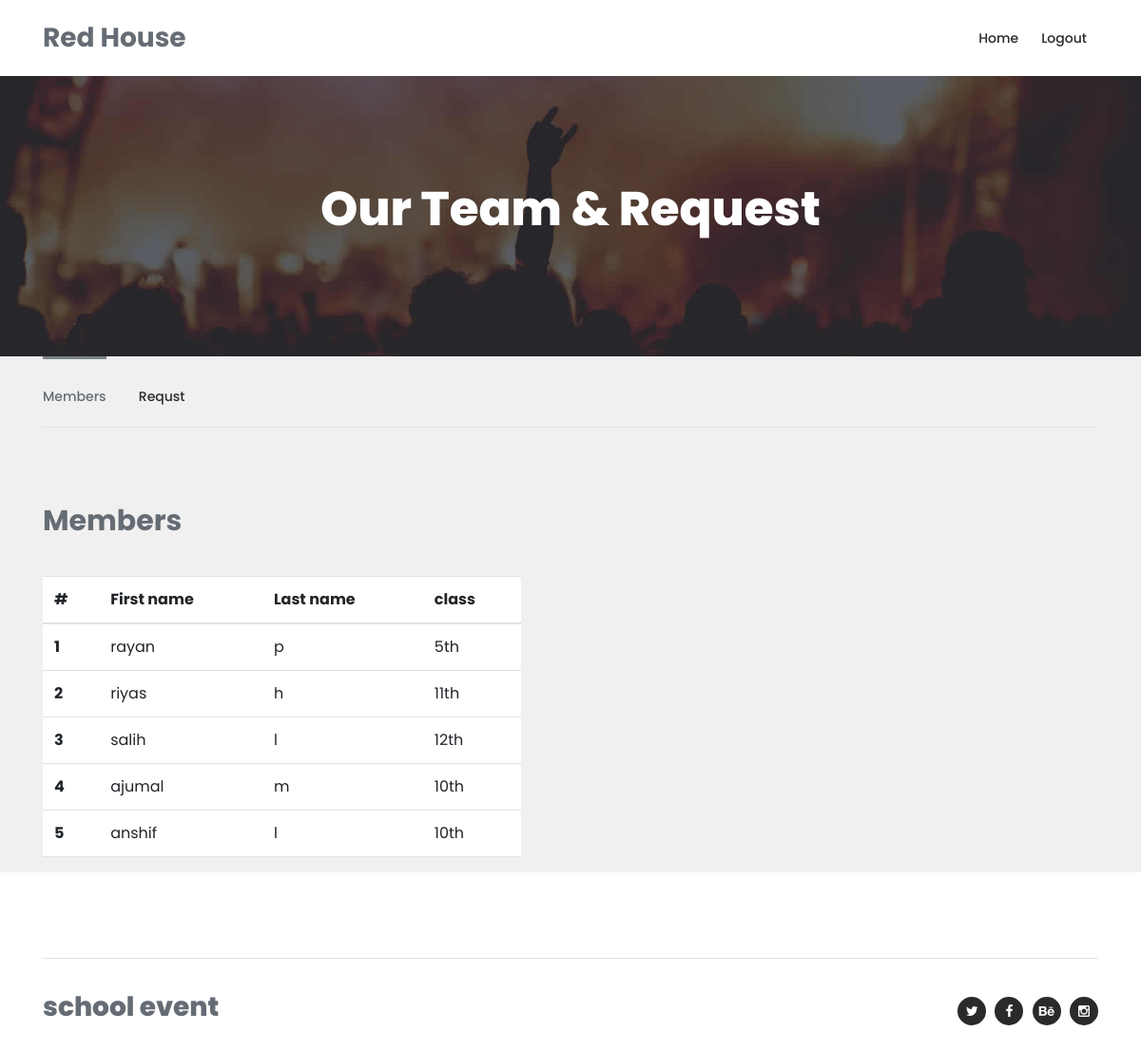
/red_team/ (signed in), run on the app's committed database.
### home_app/models.py (models this page shows, shortened)
class Red(models.Model):
    user=models.ForeignKey(CustomUser,on_delete=models.CASCADE)
    first_name=models.CharField(max_length=10)
    last_name=models.CharField(max_length=10)
    standard=models.CharField(max_length=10)
    is_activae=models.BooleanField(default=False)
    sports_item=models.BooleanField(default=False)

### home_app/views.py (the view)
# urls.py: path('red_team/',views.redteam,name='red-team' ),
@login_required(login_url='login')
def redteam(request):
    blue_obj=Red.objects.all()
    context={'mem':blue_obj}
    return render(request,'red_team.html',context)

### home_app/templates/red_team.html (shortened to what this page needs)
{% load static %}
<!DOCTYPE html>
<html lang="en">
  <head>
    <link href="https://cdn.jsdelivr.net/npm/bootstrap@5.3.0-alpha3/dist/css/bootstrap.min.css" rel="stylesheet">
    <link rel="stylesheet" type="text/css" href="{% static 'assets/css/bootstrap.min.css' %}">
    <link rel="stylesheet" type="text/css" href="{% static 'assets/css/font-awesome.css' %}">
    <link rel="stylesheet" type="text/css" href="{% static 'assets/css/owl-carousel.css' %}">
    <link rel="stylesheet" href="{% static 'assets/css/tooplate-artxibition.css' %}">
    </head>
    <body>
    <header class="header-area header-sticky">
        <div class="container">
            <div class="row">
                <div class="col-12">
                    <nav class="main-nav">
                        <a href="index.html" class="logo">Red House</em></a>
                        <ul class="nav">
                            <li><a href="{% url 'red' %}">Home</a></li>
                            <li><a href="{% url 'logout' %}">Logout</a></li>
                        </ul>
                    </nav>
                </div>
            </div>
        </div>
    </header>
    <div class="page-heading-shows-events">
        <div class="container">
            <div class="row">
                <div class="col-lg-12">
                    <h2>Our Team & Request</h2>
                </div>
            </div>
        </div>
    </div>
    <div class="shows-events-tabs">
        <div class="container">
            <div class="row">
                <div class="col-lg-12">
                    <div class="row" id="tabs">
                        <div class="col-lg-12">
                            <div class="heading-tabs">
                                <div class="row">
                                    <div class="col-lg-8">
                                        <ul>
                                          <li><a href='#tabs-1'>Members</a></li>
                                          <li><a href='#tabs-2'>Requst</a></a></li>
                                        </ul>
                                    </div>
                                </div>
                            </div>
                        </div>
                        <div class="col-lg-12">
                            <section class='tabs-content'>
                                <article id='tabs-1'>
                                    <div class="row">
                                        <div class="col-lg-12">
                                            <div class="heading"><h2>Members</h2></div>
                                        </div>
                                        <div class="col-lg-12">
                                            <table class="table">
                                                <thead>
                                                  <tr>
                                                    <th scope="col">#</th>
                                                    <th scope="col">First name</th>
                                                    <th scope="col">Last name</th>
                                                    <th scope="col">class</th>
                                                  </tr>
                                                </thead>
                                                <tbody>
                                                    {% for m in mem %}
                                                    {% if m.is_activae %}
                                                  <tr>
                                                    <th scope="row">{{forloop.counter}}</th>
                                                    <td>{{m.first_name}}</td>
                                                    <td>{{m.last_name}}</td>
                                                    <td>{{m.standard}}</td>
                                                  </tr>
                                                  {% endif %}
                                                  {% endfor %}
                                                </tbody>
                                              </table>
                                        </div>
                                    </div>
                                </article>
                            </section>
                        </div>
                    </div>
                </div>
            </div>
        </div>
    </div>
    <footer>
        <div class="container">
            <div class="row">
                <div class="col-lg-12">
                    <div class="sub-footer">
                        <div class="row">
                            <div class="col-lg-3">
                                <div class="logo"><span>school event</span></div>
                            </div>
                            <div class="col-lg-6">
                            </div>
                            <div class="col-lg-3">
                                <div class="social-links">
                                    <ul>
                                        <li><a href="#"><i class="fa fa-twitter"></i></a></li>
                                        <li><a href="#"><i class="fa fa-facebook"></i></a></li>
                                        <li><a href="#"><i class="fa fa-behance"></i></a></li>
                                        <li><a href="#"><i class="fa fa-instagram"></i></a></li>
                                    </ul>
                                </div>
                            </div>
                        </div>
                    </div>
                </div>
            </div>
        </div>
    </footer>
  </body>
</html>

### home_app/static/assets/css/tooplate-artxibition.css (style rules this page uses)
html, body, div, span, applet, object, iframe, h1, h2, h3, h4, h5, h6, p, blockquote, div pre, a, abbr, acronym, address, big, cite, code, del, dfn, em, font, img, ins, kbd, q, s, samp, small, strike, strong, sub, sup, tt, var, b, u, i, center, dl, dt, dd, ol, ul, li, figure, header, nav, section, article, aside, footer, figcaption { margin: 0; padding: 0; border: 0; outline: 0; }
ul, li { padding: 0; margin: 0; list-style: none; }
header, nav, section, article, aside, footer, hgroup { display: block; }
* { box-sizing: border-box; }
html, body { font-family: 'Poppins', sans-serif; font-weight: 400; background-color: #fff; font-size: 16px; -ms-text-size-adjust: 100%; -webkit-font-smoothing: antialiased; -moz-osx-font-smoothing: grayscale; }
a { text-decoration: none !important; }
h1, h2, h3, h4, h5, h6 { margin-top: 0px; margin-bottom: 0px; }
ul { margin-bottom: 0px; }
html, body { background: #fff; font-family: 'Poppins', sans-serif; }
.header-area { position: relative; top: 0px; left: 0px; right: 0px; z-index: 100; height: 80px; background: #fff; -webkit-transition: all .5s ease 0s; -moz-transition: all .5s ease 0s; -o-transition: all .5s ease 0s; transition: all .5s ease 0s; }
.header-area .main-nav { min-height: 80px; background: transparent; }
.header-area .main-nav .logo { line-height: 80px; color: #656c74; font-size: 28px; font-weight: 700; float: left; -webkit-transition: all 0.3s ease 0s; -moz-transition: all 0.3s ease 0s; -o-transition: all 0.3s ease 0s; transition: all 0.3s ease 0s; }
.header-area .main-nav .nav { float: right; margin-top: 27px; margin-right: 0px; background-color: transparent; -webkit-transition: all 0.3s ease 0s; -moz-transition: all 0.3s ease 0s; -o-transition: all 0.3s ease 0s; transition: all 0.3s ease 0s; position: relative; z-index: 999; }
.header-area .main-nav .nav li { padding-left: 20px; padding-right: 20px; }
.header-area .main-nav .nav li a { display: block; font-weight: 500; font-size: 14px; color: #2a2a2a; text-transform: capitalize; -webkit-transition: all 0.3s ease 0s; -moz-transition: all 0.3s ease 0s; -o-transition: all 0.3s ease 0s; transition: all 0.3s ease 0s; height: 40px; line-height: 40px; border: transparent; }
.header-area.header-sticky { min-height: 80px; }
.header-area.header-sticky .nav { margin-top: 20px !important; }
@media (max-width: 1200px) { .header-area .main-nav .nav li { padding-left: 12px; padding-right: 12px; } }
@media (max-width: 1200px) { .header-area .main-nav:before { display: none; } }
@media (min-width: 767px) { .header-area .main-nav .nav { display: flex !important; } }
footer { padding-top: 60px; margin-bottom: 25px; }
.sub-footer { border-top: 1px solid #e4e4e4; margin-top: 30px; padding-top: 30px; }
.sub-footer .logo span { font-size: 28px; font-weight: 800; color: #656c74; }
.sub-footer .social-links { text-align: right; margin-top: 10px; }
.sub-footer .social-links ul li { display: inline-block; margin-left: 5px; }
.sub-footer .social-links ul li a { width: 30px; height: 30px; display: inline-block; text-align: center; line-height: 30px; background-color: #2a2a2a; border-radius: 50%; color: #fff; font-size: 14px; transition: all .3s; }
.page-heading-shows-events { background-image: url(../images/shows_events_bg.jpg); background-size: cover; background-repeat: no-repeat; padding: 110px 0px; text-align: center; }
.page-heading-shows-events h2 { font-size: 50px; color: #fff; font-weight: 800; margin-bottom: 15px; }
.shows-events-tabs { background-color: #f0f0f1; }
.shows-events-tabs .heading-tabs { padding: 20px 0px; border-bottom: 1px dotted #d7dadc; }
.shows-events-tabs #tabs ul { margin-top: 10px; padding: 0; }
.shows-events-tabs #tabs ul li { display: inline-block; margin-right: 30px; }
.shows-events-tabs #tabs ul li:last-child { margin-right: 0px; }
.shows-events-tabs #tabs ul li a { text-transform: capitalize; width: 100%; display: inline-block; font-size: 14px; color: #2a2a2a; font-weight: 500; transition: all 0.3s; }
.shows-events-tabs #tabs ul .ui-tabs-active a { color: #656c74; position: relative; }
.shows-events-tabs #tabs ul .ui-tabs-active a:after { width: 100%; height: 3px; background-color: #7c838b; content: ''; left: 0; top: -32px; position: absolute; }
.shows-events-tabs .tabs-content { margin-top: 80px; text-align: left; display: inline-block; transition: all 0.3s; }
.shows-events-tabs .tabs-content .heading h2 { font-size: 30px; color: #656c74; font-weight: 700; margin-bottom: 40px; }

### data on the page
Red: first_name "rayan", last_name "p", standard "5th"
Red: first_name "riyas", last_name "h", standard "11th"
Red: first_name "salih", last_name "l", standard "12th"
Red: first_name "ajumal", last_name "m", standard "10th"
Red: first_name "anshif", last_name "l", standard "10th"
